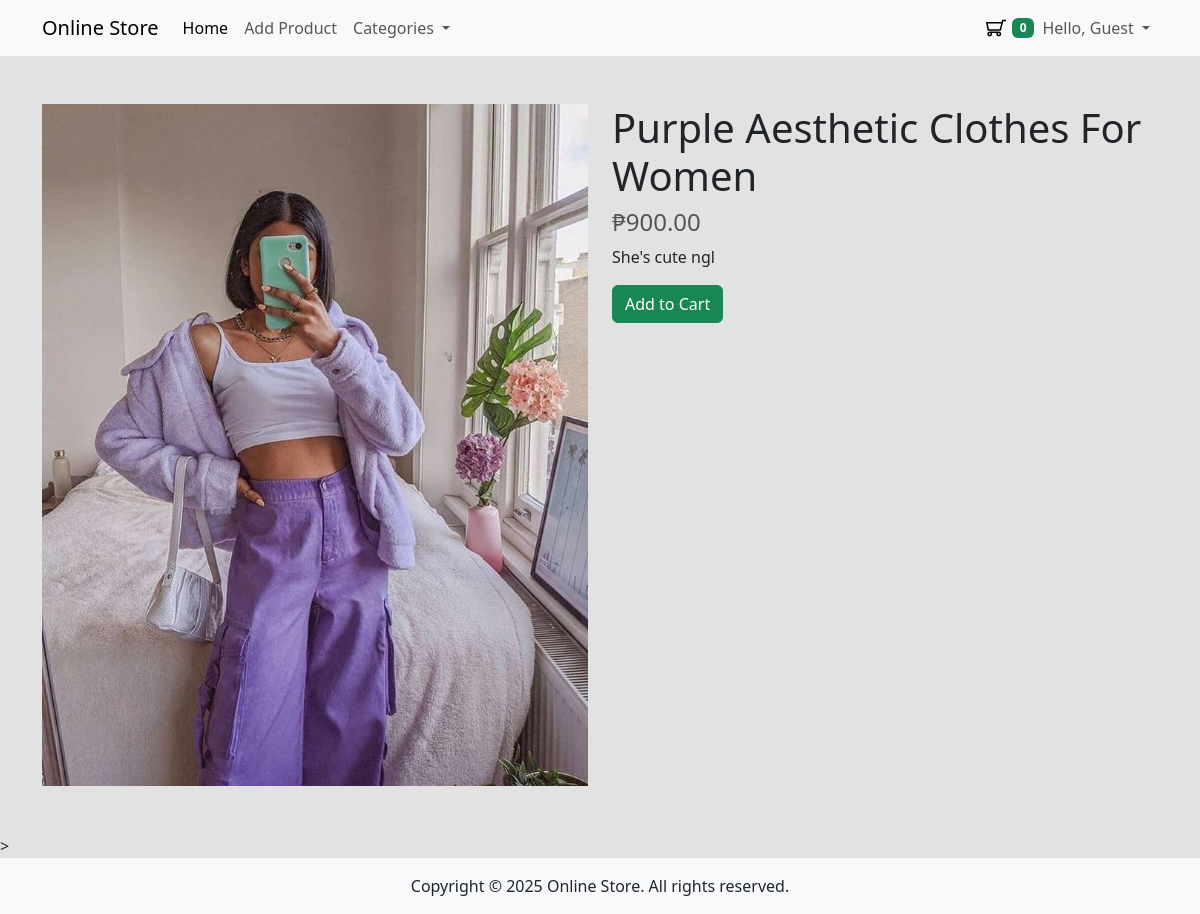
The app's page /product.php?id=3 with its own data.
### tables this page shows
CREATE TABLE `products` (
  `id` int(11) NOT NULL,
  `name` varchar(255) NOT NULL,
  `description` text DEFAULT NULL,
  `price` decimal(10,2) NOT NULL,
  `slug` varchar(255) NOT NULL,
  `image_path` varchar(255) DEFAULT NULL,
  `category_id` int(11) DEFAULT NULL,
  `created_at` timestamp NOT NULL DEFAULT current_timestamp(),
  `updated_at` timestamp NOT NULL DEFAULT current_timestamp() ON UPDATE current_timestamp()
);

### app/includes/database.php (called while the page is built, shortened)
<?php
class Database {
    private $host = "localhost";
    private $db_name = "mini_framework_store";
    private $username = "root";
    private $password = "";
    protected $conn;
    public function __construct() {
        try {
            $this->conn = new \PDO("mysql:host=" . $this->host . ";dbname=" . $this->db_name, $this->username, $this->password);
            $this->conn->setAttribute(\PDO::ATTR_ERRMODE, \PDO::ERRMODE_EXCEPTION);
        } catch (\PDOException $e) {
            die("Connection failed: " . $e->getMessage());
        }
    }
    public function getConnection() {
        return $this->conn;
    }
}

### app/models/Product.php (called while the page is built, shortened)
<?php
class Product extends Database
{
    private $db;
    public function __construct()
    {
        $this->db = $this->getConnection();
    }
    public function getById($id)
    {
        $sql = "SELECT * FROM products WHERE id = :id";
        $stmt = $this->db->prepare($sql);
        $stmt->execute([
            'id' => $id
        ]);
        return $stmt->fetch(\PDO::FETCH_ASSOC);
    }
}

### product.php (the view, shortened to what this page needs)
<?php
$productId = $_GET['id'];
$products = new Product();
$product = $products->getById($productId);
$amounLocale = 'en_PH';
$pesoFormatter = new NumberFormatter($amounLocale, NumberFormatter::CURRENCY);
?>
<div class="container my-5">
    <div class="row">
        <div class="col-md-6">
            <img src="<?php echo $product['image_path'] ?>" alt="Product Image" class="img-fluid">
        </div>
        <div class="col-md-6">
            <h1><?php echo $product['name'] ?></h1>
            <h4 class="text-body-secondary"><?php echo $formattedAmount = $pesoFormatter->formatCurrency($product['price'], 'PHP'); ?></h4>
            <p><?php echo $product['description']; ?></p>
            <div class="d-flex">
                <a href="#" class="btn btn-success mr-2 add-to-cart" data-productid="<?php echo $product['id'] ?>" data-quantity="1">Add to Cart</a>
            </div>
        </div>
    </div>
</div>>

### assets/css/styles.css (style rules this page uses)
.store-body { background-color: #e2e2e2 }

### records on screen
products: image_path (picture), name "Purple Aesthetic Clothes For Women", price "₱900.00", description "She's cute ngl"

### other values on screen
countCart() "0"
